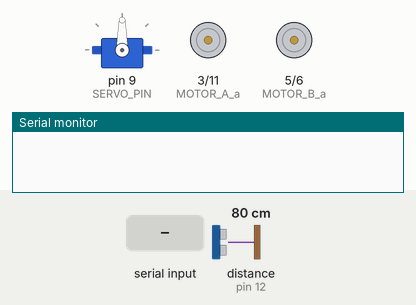
This sketch was run on a simulated Arduino Uno, built with avr-gcc and run on an emulated ATmega328P. Shown: servo, motor-driver pin pairs drawn as motors (green arrow = first pin HIGH = forward, orange = second pin HIGH = backward, longer = more drive), the last lines printed to the serial monitor. The inputs (shaded band) are chosen by the test bench; at power-on: distance to the obstacle (sensor on pin 12) 80 cm. The echo pulse lasts 58.3 µs per cm.

Above: at 1.9 s.
2.0 s: "S" received over Serial
At 2.3 s:
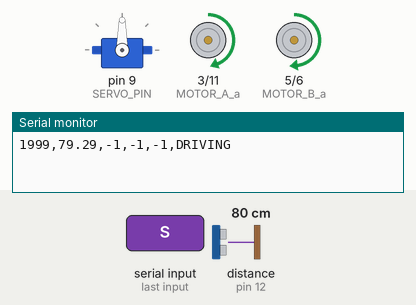
3.5 s: distance to the obstacle (sensor on pin 12) set to 23 cm
5.0 s: distance to the obstacle (sensor on pin 12) set to 18 cm
At 5.7 s:
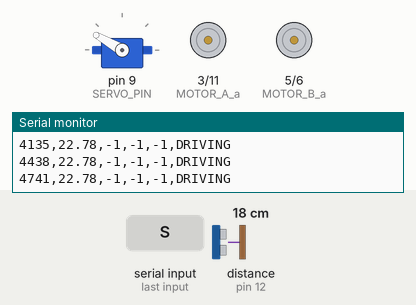
At 7.2 s:
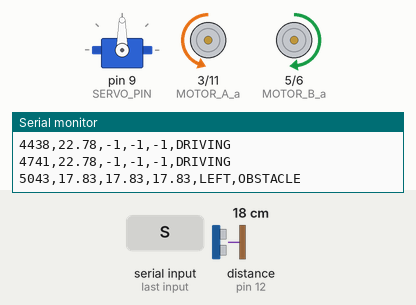
Timing chart, 0 to 14.0 s (numbered marks = the images above; inputs shaded):
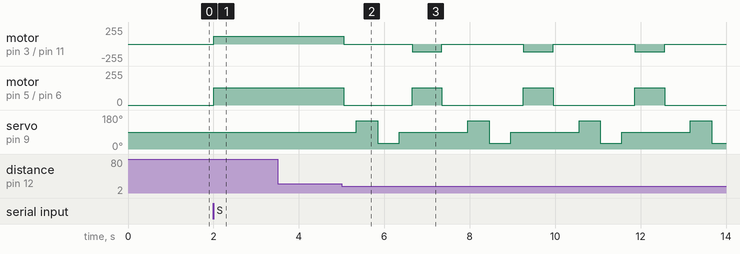

Measured:
- the behaviour switches between 21 and 20 cm on distance to the obstacle (sensor on pin 12) (found by bisection; images 1 and 2)
- after the input at 2.0 s, motor on pin 3 (MOTOR_A_a) / pin 11 (MOTOR_A_b): stopped → forward 115/255 at once; motor on pin 5 (MOTOR_B_a) / pin 6 (MOTOR_B_b): stopped → forward 130/255 at once
- after the input at 5.0 s, motor on pin 3 (MOTOR_A_a) / pin 11 (MOTOR_A_b): forward 115/255 → stopped after 0.05 s, then repeats every 2.6 s: backward 115/255 0.70 s, stopped 1.9 s; motor on pin 5 (MOTOR_B_a) / pin 6 (MOTOR_B_b): forward 130/255 → stopped after 0.05 s, then repeats every 2.6 s: forward 130/255 0.70 s, stopped 1.9 s

The sketch:

1_ulSensor.ino
```cpp
// 센서 1개: 전면

#include <Servo.h>

#define TRIG_F 13
#define ECHO_F 12
#define SERVO_PIN 9 //서보모터 이용

#define MOTOR_A_a 3
#define MOTOR_A_b 11
#define MOTOR_B_a 5
#define MOTOR_B_b 6

// 속도
#define SPEED_R 115
#define SPEED_L 130

Servo myServo;
float lastDist = 100;

// 카운트
int obstacleCount = 0;
const int MAX_COUNT = 30;

// ─────────────────────────────────────────
void setup() {
  pinMode(MOTOR_A_a, OUTPUT); pinMode(MOTOR_A_b, OUTPUT);
  pinMode(MOTOR_B_a, OUTPUT); pinMode(MOTOR_B_b, OUTPUT);
  pinMode(TRIG_F, OUTPUT);
  pinMode(ECHO_F, INPUT);

  myServo.attach(SERVO_PIN);
  myServo.write(90);
  delay(1000);
  myServo.detach();

  Serial.begin(9600);

  while (true) {
    if (Serial.available()) {
      char c = Serial.read();
      if (c == 'S' || c == 's') break;
    }
  }
}

// ─────────────────────────────────────────
void loop() {
  unsigned long t = millis();
  float dist = getDistance();

  if (obstacleCount >= MAX_COUNT) {
    stopMotors();
    return;
  }

  if (dist > 0 && dist < 20) {
    obstacleCount++;
    stopMotors();
    delay(300);

    myServo.attach(SERVO_PIN);
    myServo.write(150);
    delay(500);
    float distLeft = getDistance();

    myServo.write(30);
    delay(500);
    float distRight = getDistance();

    myServo.write(90);
    delay(300);
    myServo.detach();

    if (distLeft >= distRight) {
      Serial.print(t); Serial.print(",");
      Serial.print(dist); Serial.print(",");
      Serial.print(distLeft); Serial.print(",");
      Serial.print(distRight); Serial.print(",");
      Serial.println("LEFT,OBSTACLE");
      turnRight(); delay(700); stopMotors();
    } else {
      Serial.print(t); Serial.print(",");
      Serial.print(dist); Serial.print(",");
      Serial.print(distLeft); Serial.print(",");
      Serial.print(distRight); Serial.print(",");
      Serial.println("RIGHT,OBSTACLE");
      turnLeft(); delay(700); stopMotors();
    }

  } else {
    Serial.print(t); Serial.print(",");
    Serial.print(dist); Serial.print(",");
    Serial.println("-1,-1,-1,DRIVING");
    moveForward();
  }

  delay(300);
}

// 거리 측정
float getDistance() {
  digitalWrite(TRIG_F, LOW); delayMicroseconds(2);
  digitalWrite(TRIG_F, HIGH); delayMicroseconds(10);
  digitalWrite(TRIG_F, LOW);
  unsigned long duration = pulseIn(ECHO_F, HIGH, 30000);
  if (duration == 0) return lastDist;
  float dist = duration * 0.034 / 2;
  if (dist < 2) return lastDist;
  lastDist = dist;
  return dist;
}

// 모터 제어
void moveForward() {
  analogWrite(MOTOR_A_a, SPEED_R); digitalWrite(MOTOR_A_b, LOW);
  analogWrite(MOTOR_B_a, SPEED_L); digitalWrite(MOTOR_B_b, LOW);
}

void turnRight() {
  digitalWrite(MOTOR_A_a, LOW); analogWrite(MOTOR_A_b, SPEED_R);
  analogWrite(MOTOR_B_a, SPEED_L); digitalWrite(MOTOR_B_b, LOW);
}

void turnLeft() {
  analogWrite(MOTOR_A_a, SPEED_R); digitalWrite(MOTOR_A_b, LOW);
  digitalWrite(MOTOR_B_a, LOW); analogWrite(MOTOR_B_b, SPEED_L);
}

void stopMotors() {
  digitalWrite(MOTOR_A_a, LOW); digitalWrite(MOTOR_A_b, LOW);
  digitalWrite(MOTOR_B_a, LOW); digitalWrite(MOTOR_B_b, LOW);
}
```
